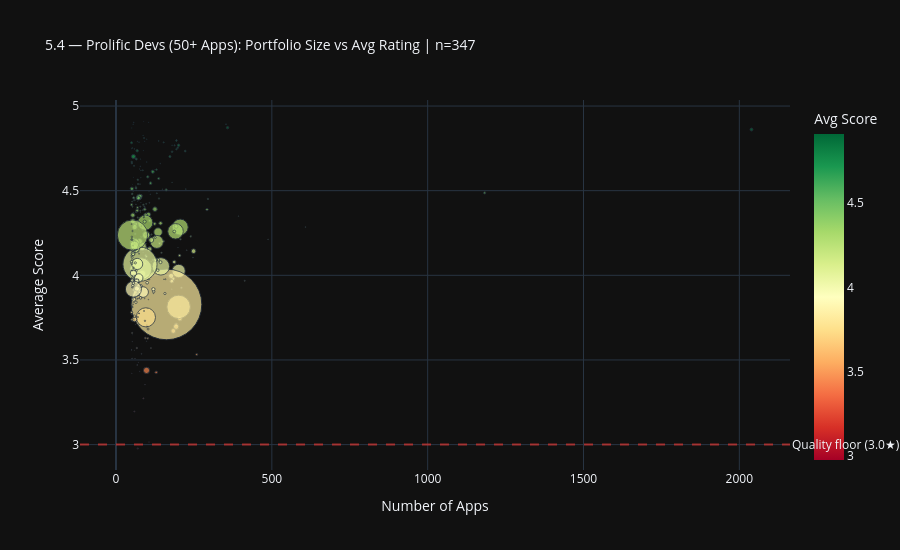

The notebook cell saved with this chart:
### Code cell
# ── 5.4 Prolific Developers: Quality Check ────────────────────────────────────
prolific_devs = con.execute("""
    SELECT
        developer,
        COUNT(*)          as app_count,
        AVG(score)        as avg_score,
        AVG(minInstalls)  as avg_installs,
        SUM(reviews)      as total_reviews
    FROM apps
    WHERE developer IS NOT NULL AND score IS NOT NULL AND score > 0
    GROUP BY developer
    HAVING COUNT(*) >= 50
    ORDER BY app_count DESC
""").df()

ph.plot_prolific_devs_quality(prolific_devs)

### Figure 1 — Plotly figure (JSON) as saved in the notebook; plotly's stock layout.template omitted (floating-point values rounded to 4 significant figures; data arrays with more than 128 entries replaced by an {"elided": "..."} marker saying what was removed)
{"data": [{"customdata": {"elided": "347x2 float values"}, "hovertemplate": "<b>%{hovertext}</b><br><br>Number of Apps=%{x}<br>Average Score=%{marker.color:.3f}<br>total_reviews=%{customdata[1]:,}<br>avg_installs=%{customdata[0]:,.0f}<extra></extra>", "hovertext": {"elided": "347 str values"}, "legendgroup": "", "marker": {"color": {"elided": "347 float values"}, "coloraxis": "coloraxis", "size": {"elided": "347 float values"}, "sizemode": "area", "sizeref": 4869.0, "symbol": "circle"}, "mode": "markers", "name": "", "orientation": "v", "showlegend": false, "type": "scatter", "x": {"elided": "347 int values"}, "xaxis": "x", "y": {"elided": "347 float values"}, "yaxis": "y"}], "layout": {"annotations": [{"showarrow": false, "text": "Quality floor (3.0★)", "x": 1, "xanchor": "left", "xref": "x domain", "y": 3.0, "yanchor": "middle", "yref": "y"}], "coloraxis": {"autocolorscale": false, "colorbar": {"title": {"text": "Avg Score"}}, "colorscale": [[0.0, "rgb(165,0,38)"], [0.1, "rgb(215,48,39)"], [0.2, "rgb(244,109,67)"], [0.3, "rgb(253,174,97)"], [0.4, "rgb(254,224,139)"], [0.5, "rgb(255,255,191)"], [0.6, "rgb(217,239,139)"], [0.7, "rgb(166,217,106)"], [0.8, "rgb(102,189,99)"], [0.9, "rgb(26,152,80)"], [1.0, "rgb(0,104,55)"]]}, "height": 550, "legend": {"itemsizing": "constant", "tracegroupgap": 0}, "shapes": [{"line": {"color": "#da3633", "dash": "dash"}, "opacity": 0.7, "type": "line", "x0": 0, "x1": 1, "xref": "x domain", "y0": 3.0, "y1": 3.0, "yref": "y"}], "title": {"font": {"size": 14}, "text": "5.4 — Prolific Devs (50+ Apps): Portfolio Size vs Avg Rating | n=347"}, "xaxis": {"anchor": "y", "domain": [0.0, 1.0], "title": {"text": "Number of Apps"}}, "yaxis": {"anchor": "x", "domain": [0.0, 1.0], "title": {"text": "Average Score"}}}}
